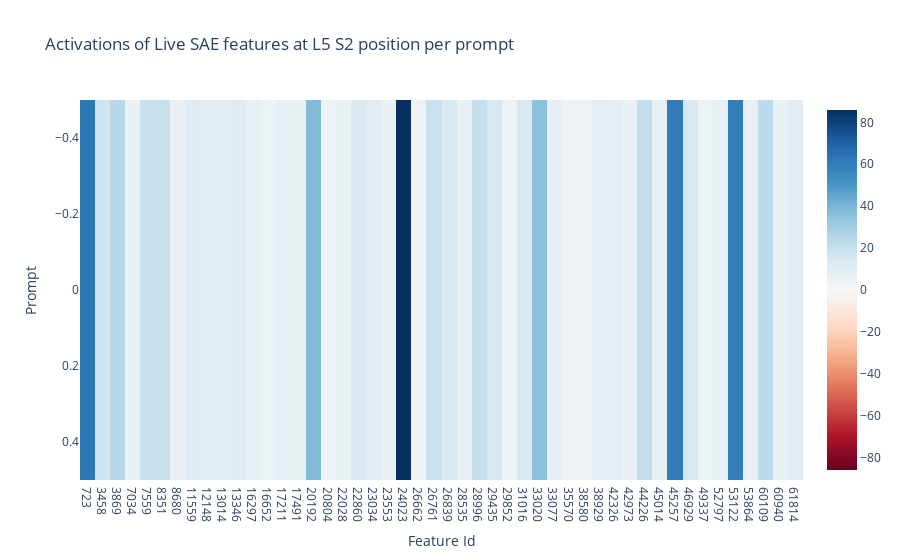

Write notebook code for a chart like this one.
### Code cell
layer = 20
_, cache = model.run_with_cache(tokens3)
sae_acts = cache[utils.get_act_name('resid_post', layer) + ".hook_sae_acts_post"][:, 1, :]

live_feature_mask = sae_acts > 0
live_feature_union = live_feature_mask.any(dim=0)


imshow(
    sae_acts[:, live_feature_union],
    title = "Activations of Live SAE features at L5 S2 position per prompt",
    xaxis="Feature Id", yaxis="Prompt",
    x=list(map(str, live_feature_union.nonzero().flatten().tolist())),
)

### Figure 1 — Plotly figure (JSON) as saved in the notebook; plotly's stock layout.template omitted (floating-point values rounded to 4 significant figures)
{"data": [{"coloraxis": "coloraxis", "hovertemplate": "Feature Id: %{x}<br>Prompt: %{y}<br>color: %{z}<extra></extra>", "name": "0", "type": "heatmap", "x": ["723", "3458", "3869", "7034", "7559", "8351", "8680", "11559", "12148", "13014", "13346", "16297", "16652", "17211", "17491", "20192", "20804", "22028", "22860", "23034", "23553", "24023", "26662", "26761", "26839", "28535", "28996", "29435", "29852", "31016", "33020", "33077", "35570", "38580", "38929", "42326", "42973", "44226", "45014", "45257", "46929", "49337", "52797", "53122", "53864", "60109", "60940", "61814"], "xaxis": "x", "yaxis": "y", "z": [[62.57, 17.74, 24.48, 5.877, 20.01, 20.35, 6.312, 11.31, 10.03, 10.09, 11.52, 7.534, 5.157, 7.294, 6.441, 37.93, 4.747, 6.603, 12.98, 9.823, 5.756, 85.89, 5.022, 19.29, 13.79, 7.086, 20.65, 13.88, 4.852, 13.89, 36.18, 8.158, 4.947, 4.924, 9.162, 8.324, 5.894, 21.15, 7.581, 60.86, 14.13, 5.305, 7.059, 60.36, 7.399, 22.55, 5.835, 9.651]]}], "layout": {"coloraxis": {"cmid": 0, "colorscale": [[0, "rgb(103,0,31)"], [0.1, "rgb(178,24,43)"], [0.2, "rgb(214,96,77)"], [0.3, "rgb(244,165,130)"], [0.4, "rgb(253,219,199)"], [0.5, "rgb(247,247,247)"], [0.6, "rgb(209,229,240)"], [0.7, "rgb(146,197,222)"], [0.8, "rgb(67,147,195)"], [0.9, "rgb(33,102,172)"], [1, "rgb(5,48,97)"]]}, "title": {"text": "Activations of Live SAE features at L5 S2 position per prompt"}, "xaxis": {"anchor": "y", "constrain": "domain", "domain": [0, 1], "scaleanchor": "y", "title": {"text": "Feature Id"}}, "yaxis": {"anchor": "x", "autorange": "reversed", "constrain": "domain", "domain": [0, 1], "title": {"text": "Prompt"}}}}
